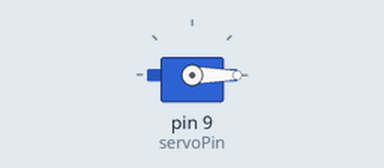
This sketch was run on a simulated Arduino Uno, built with avr-gcc and run on an emulated ATmega328P. On the bench: servo. What the sketch prints to the serial monitor is not drawn.

Above: at 0.05 s.
Timing chart, 0 to 3.0 s (numbered marks = the images above):
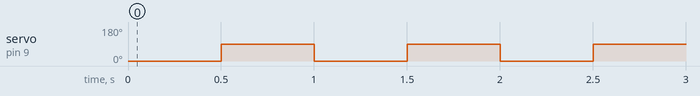

Measured:
- by itself, servo on pin 9 (servoPin): alternates 90° for 0.50 s and 0° for 0.50 s

The sketch:

sample_servo_test.ino
```cpp
#include<Servo.h>
Servo servo1;
int servoPin=9;
void setup(){
  Serial.begin(9600);
  servo1.attach(servoPin);
}
void loop(){
  servo1.write(0);
  delay(500);
  Serial.println("Inside loop");
  servo1.write(90);
  delay(500);

}
```
